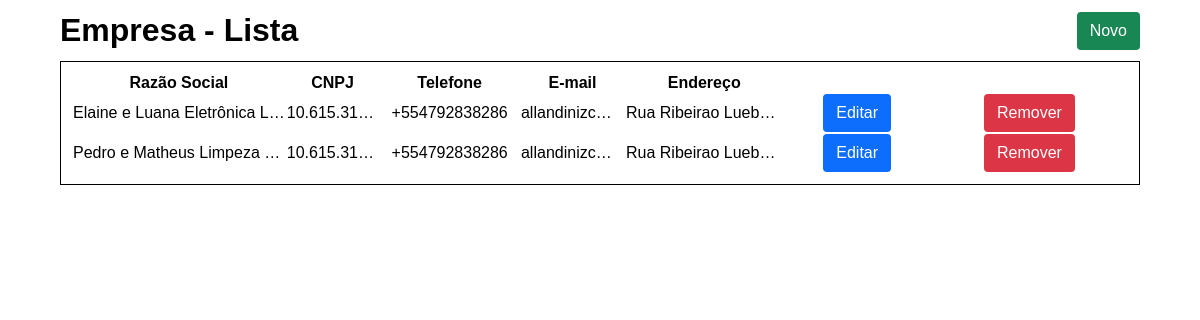
/src/pages/empresa/read.php, run on the app's committed database.
### tables this page shows
CREATE TABLE `empresa` (
  `id` int(11) NOT NULL,
  `razaoSocial` varchar(255) NOT NULL,
  `cnpj` varchar(255) NOT NULL,
  `telefone` varchar(255) NOT NULL,
  `email` varchar(255) NOT NULL,
  `endereco` varchar(255) NOT NULL
);

### src/database/empresa.php (called while the page is built, shortened)
<?php
function readEmpresaDb($conn) {
    $empresa = [];
	$sql = "SELECT * FROM empresa";
	$result = mysqli_query($conn, $sql);
	$result_check = mysqli_num_rows($result);
	if($result_check > 0)
		$empresa = mysqli_fetch_all($result, MYSQLI_ASSOC);
	return $empresa;
}

### src/actions/empresa.php (called while the page is built, shortened)
<?php
require_once '../../database/empresa.php';
function readEmpresaAction($conn) {
	return readEmpresaDb($conn);
}

### src/pages/empresa/read.php (the view, shortened to what this page needs)
<?php
require_once '../../../config.php';
require_once '../../../src/actions/empresa.php';
require_once '../partials/header.php';
$empresa = readEmpresaAction($conn);
?>
<div class="container">
	<div class="row">
		<a href="../../../"><h1>Empresa - Lista</h1></a>
		<a class="btn btn-success text-white" href="./create.php">Novo</a>
	</div>
	<table class="table-empresa">
		<thead>
			<tr>
				<th>Razão Social</th>
				<th>CNPJ</th>
				<th>Telefone</th>
				<th>E-mail</th>
				<th>Endereço</th>
			</tr>
		</thead>
		<?php foreach($empresa as $row): ?>
		<tr style="text-align: center;">
			<td class="empresa-razaoSocial"><?=htmlspecialchars($row['razaoSocial'])?></td>
			<td class="empresa-cnpj"><?=htmlspecialchars($row['cnpj'])?></td>
			<td class="empresa-telefone"><?=htmlspecialchars($row['telefone'])?></td>
			<td class="empresa-email"><?=htmlspecialchars($row['email'])?></td>
			<td class="empresa-endereco"><?=htmlspecialchars($row['endereco'])?></td>
			<td>
				<a class="btn btn-primary text-white" href="./edit.php?id=<?=$row['id']?>">Editar</a>
			</td>
			<td>
				<a class="btn btn-danger text-white" href="./delete.php?id=<?=$row['id']?>">Remover</a>
			</td>
		</tr>
		<?php endforeach; ?>
	</table>
</div>
<?php require_once '../partials/footer.php'; ?>

### src/pages/partials/header.php (shortened to what this page needs)
<!DOCTYPE html>
<html lang="en">
<head>
    <link rel="stylesheet" href="/CRUD/css/style.css">
</head>
<body>

### src/pages/partials/footer.php
</body>
</html>

### css/style.css (style rules this page uses)
* { margin: 0px; padding: 0px; font-family: Arial, Helvetica, sans-serif; color: #000; }
a { text-decoration: none; }
.empresa-razaoSocial, .empresa-cnpj, .empresa-telefone, .empresa-email, .empresa-endereco { white-space: nowrap; max-width: 10px; overflow: hidden; text-overflow: ellipsis; }
.table-empresa, .form-div { border: solid 1px; margin-top: 1%; padding: 10px; }
.table-empresa { width: 100%; }
.row { display: flex; justify-content: space-between; align-content: center; }
.container { padding-left: 5%; padding-right: 5%; padding-top: 1%; padding-bottom: 1%; }
.btn { display: inline-block; font-weight: 400; line-height: 1.5; text-align: center; text-decoration: none; vertical-align: middle; cursor: pointer; border: 1px solid transparent; padding: .375rem .75rem; font-size: 1rem; border-radius: .25rem; }
.btn-success { background-color: #198754; }
.btn-primary { background-color: #0d6efd; }
.btn-danger { background-color: #dc3545; }
.text-white { color: #FFF; }

### data on the page
empresa: razaoSocial "Elaine e Luana Eletrônica L…", cnpj "10.615.31…", telefone "+554792838286", email "allandinizc…", endereco "Rua Ribeirao Lueb…"
empresa: razaoSocial "Pedro e Matheus Limpeza…", cnpj "10.615.31…", telefone "+554792838286", email "allandinizc…", endereco "Rua Ribeirao Lueb…"
